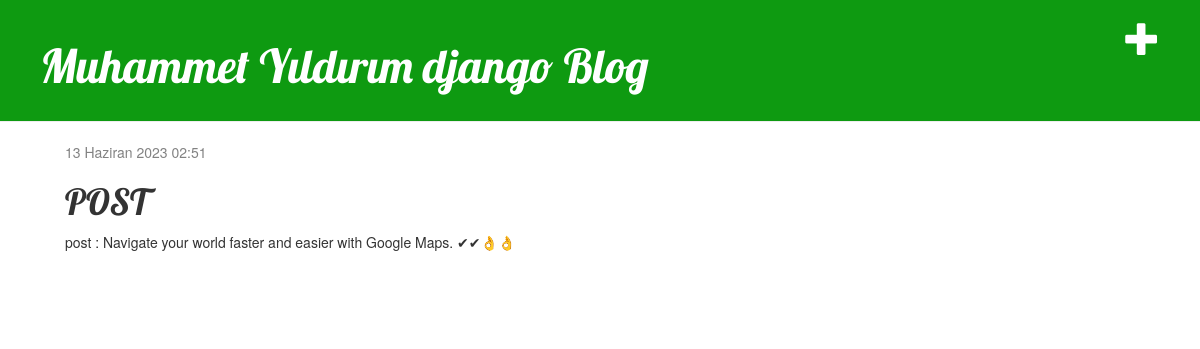
Page /post/6/ on the committed database.
### blog/models.py (models this page shows, shortened)
class Post(models.Model):
    author = models.ForeignKey(settings.AUTH_USER_MODEL, on_delete=models.CASCADE)
    title = models.CharField(max_length=200)
    text = models.TextField()
    created_date = models.DateTimeField(
            default=timezone.now)
    published_date = models.DateTimeField(
            blank=True, null=True)

### blog/views.py (the view)
# urls.py: path('post/<int:pk>/', views.post_detail, name='post_detail'),
def post_detail(request, pk):
    post = get_object_or_404(Post, pk=pk)
    return render(request, 'blog/post_detail.html', {'post': post})

### blog/templates/blog/post_detail.html
{% extends 'blog/base.html' %}
{% block content %}
    <div class="post">
        {% if post.published_date %}
            <div class="date">
                {{ post.published_date }}
            </div>
        {% endif %}
        <h1>{{ post.title }}</h1>
        <p>{{ post.text|linebreaksbr }}</p>
    </div>
{% endblock %}

### blog/static/css/blog.css (style rules this page uses)
body { background-color: #ffffff; }
h1, h2, h3, h4 { font-family: 'Lobster', cursive; }
.date { color: #828282; }
.post { margin-bottom: 70px; }

### rows in the picture
Post: published_date "13 Haziran 2023 02:51", title "POST", text "post : Navigate your world faster and easier with Google Maps. ✔✔👌👌"
